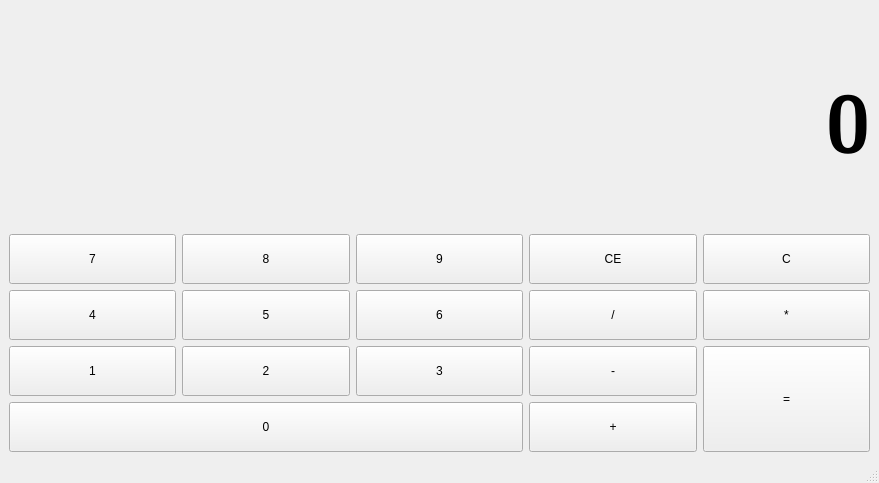
<?xml version="1.0" encoding="UTF-8"?>
<ui version="4.0">
 <class>MainWindow</class>
 <widget class="QMainWindow" name="MainWindow">
  <property name="geometry">
   <rect>
    <x>0</x>
    <y>0</y>
    <width>879</width>
    <height>483</height>
   </rect>
  </property>
  <property name="windowTitle">
   <string>MainWindow</string>
  </property>
  <widget class="QWidget" name="centralwidget">
   <layout class="QVBoxLayout" name="verticalLayout">
    <item>
     <widget class="QLabel" name="display_result">
      <property name="font">
       <font>
        <family>LM Sans 10</family>
        <pointsize>60</pointsize>
        <bold>true</bold>
        <kerning>true</kerning>
       </font>
      </property>
      <property name="text">
       <string>0</string>
      </property>
      <property name="alignment">
       <set>Qt::AlignmentFlag::AlignRight|Qt::AlignmentFlag::AlignTrailing|Qt::AlignmentFlag::AlignVCenter</set>
      </property>
      <property name="margin">
       <number>10</number>
      </property>
     </widget>
    </item>
    <item>
     <layout class="QGridLayout" name="gridLayout">
      <item row="4" column="2">
       <widget class="QPushButton" name="button_3">
        <property name="sizePolicy">
         <sizepolicy hsizetype="Preferred" vsizetype="Preferred">
          <horstretch>0</horstretch>
          <verstretch>0</verstretch>
         </sizepolicy>
        </property>
        <property name="text">
         <string>3</string>
        </property>
       </widget>
      </item>
      <item row="0" column="1">
       <widget class="QPushButton" name="button_8">
        <property name="sizePolicy">
         <sizepolicy hsizetype="Preferred" vsizetype="Preferred">
          <horstretch>0</horstretch>
          <verstretch>0</verstretch>
         </sizepolicy>
        </property>
        <property name="text">
         <string>8</string>
        </property>
        <property name="iconSize">
         <size>
          <width>16</width>
          <height>16</height>
         </size>
        </property>
       </widget>
      </item>
      <item row="3" column="3">
       <widget class="QPushButton" name="button_div">
        <property name="sizePolicy">
         <sizepolicy hsizetype="Preferred" vsizetype="Preferred">
          <horstretch>0</horstretch>
          <verstretch>0</verstretch>
         </sizepolicy>
        </property>
        <property name="text">
         <string>/</string>
        </property>
       </widget>
      </item>
      <item row="0" column="2">
       <widget class="QPushButton" name="button_9">
        <property name="sizePolicy">
         <sizepolicy hsizetype="Preferred" vsizetype="Preferred">
          <horstretch>0</horstretch>
          <verstretch>0</verstretch>
         </sizepolicy>
        </property>
        <property name="text">
         <string>9</string>
        </property>
        <property name="iconSize">
         <size>
          <width>16</width>
          <height>16</height>
         </size>
        </property>
       </widget>
      </item>
      <item row="0" column="0">
       <widget class="QPushButton" name="button_7">
        <property name="sizePolicy">
         <sizepolicy hsizetype="Preferred" vsizetype="Preferred">
          <horstretch>0</horstretch>
          <verstretch>0</verstretch>
         </sizepolicy>
        </property>
        <property name="text">
         <string>7</string>
        </property>
       </widget>
      </item>
      <item row="3" column="0">
       <widget class="QPushButton" name="button_4">
        <property name="sizePolicy">
         <sizepolicy hsizetype="Preferred" vsizetype="Preferred">
          <horstretch>0</horstretch>
          <verstretch>0</verstretch>
         </sizepolicy>
        </property>
        <property name="text">
         <string>4</string>
        </property>
       </widget>
      </item>
      <item row="0" column="3">
       <widget class="QPushButton" name="button_CE">
        <property name="sizePolicy">
         <sizepolicy hsizetype="Preferred" vsizetype="Preferred">
          <horstretch>0</horstretch>
          <verstretch>0</verstretch>
         </sizepolicy>
        </property>
        <property name="text">
         <string>CE</string>
        </property>
       </widget>
      </item>
      <item row="5" column="3">
       <widget class="QPushButton" name="button_add">
        <property name="sizePolicy">
         <sizepolicy hsizetype="Preferred" vsizetype="Preferred">
          <horstretch>0</horstretch>
          <verstretch>0</verstretch>
         </sizepolicy>
        </property>
        <property name="text">
         <string>+</string>
        </property>
       </widget>
      </item>
      <item row="0" column="4">
       <widget class="QPushButton" name="button_C">
        <property name="sizePolicy">
         <sizepolicy hsizetype="Preferred" vsizetype="Preferred">
          <horstretch>0</horstretch>
          <verstretch>0</verstretch>
         </sizepolicy>
        </property>
        <property name="text">
         <string>C</string>
        </property>
       </widget>
      </item>
      <item row="3" column="4">
       <widget class="QPushButton" name="button_mul">
        <property name="sizePolicy">
         <sizepolicy hsizetype="Preferred" vsizetype="Preferred">
          <horstretch>0</horstretch>
          <verstretch>0</verstretch>
         </sizepolicy>
        </property>
        <property name="text">
         <string>*</string>
        </property>
       </widget>
      </item>
      <item row="4" column="4" rowspan="2">
       <widget class="QPushButton" name="button_equal">
        <property name="sizePolicy">
         <sizepolicy hsizetype="Preferred" vsizetype="Preferred">
          <horstretch>0</horstretch>
          <verstretch>0</verstretch>
         </sizepolicy>
        </property>
        <property name="text">
         <string>=</string>
        </property>
        <property name="autoDefault">
         <bool>false</bool>
        </property>
       </widget>
      </item>
      <item row="3" column="2">
       <widget class="QPushButton" name="button_6">
        <property name="sizePolicy">
         <sizepolicy hsizetype="Preferred" vsizetype="Preferred">
          <horstretch>0</horstretch>
          <verstretch>0</verstretch>
         </sizepolicy>
        </property>
        <property name="text">
         <string>6</string>
        </property>
        <property name="iconSize">
         <size>
          <width>16</width>
          <height>16</height>
         </size>
        </property>
        <property name="checkable">
         <bool>false</bool>
        </property>
        <property name="default">
         <bool>false</bool>
        </property>
        <property name="flat">
         <bool>false</bool>
        </property>
       </widget>
      </item>
      <item row="4" column="3">
       <widget class="QPushButton" name="button_minus">
        <property name="sizePolicy">
         <sizepolicy hsizetype="Preferred" vsizetype="Preferred">
          <horstretch>0</horstretch>
          <verstretch>0</verstretch>
         </sizepolicy>
        </property>
        <property name="text">
         <string>-</string>
        </property>
       </widget>
      </item>
      <item row="4" column="0">
       <widget class="QPushButton" name="button_1">
        <property name="sizePolicy">
         <sizepolicy hsizetype="Preferred" vsizetype="Preferred">
          <horstretch>0</horstretch>
          <verstretch>0</verstretch>
         </sizepolicy>
        </property>
        <property name="text">
         <string>1</string>
        </property>
       </widget>
      </item>
      <item row="4" column="1">
       <widget class="QPushButton" name="button_2">
        <property name="sizePolicy">
         <sizepolicy hsizetype="Preferred" vsizetype="Preferred">
          <horstretch>0</horstretch>
          <verstretch>0</verstretch>
         </sizepolicy>
        </property>
        <property name="text">
         <string>2</string>
        </property>
        <property name="iconSize">
         <size>
          <width>16</width>
          <height>16</height>
         </size>
        </property>
       </widget>
      </item>
      <item row="3" column="1">
       <widget class="QPushButton" name="button_5">
        <property name="sizePolicy">
         <sizepolicy hsizetype="Preferred" vsizetype="Preferred">
          <horstretch>0</horstretch>
          <verstretch>0</verstretch>
         </sizepolicy>
        </property>
        <property name="text">
         <string>5</string>
        </property>
       </widget>
      </item>
      <item row="5" column="0" colspan="3">
       <widget class="QPushButton" name="button_0">
        <property name="sizePolicy">
         <sizepolicy hsizetype="Preferred" vsizetype="Preferred">
          <horstretch>0</horstretch>
          <verstretch>0</verstretch>
         </sizepolicy>
        </property>
        <property name="text">
         <string>0</string>
        </property>
       </widget>
      </item>
     </layout>
    </item>
   </layout>
  </widget>
  <widget class="QStatusBar" name="statusbar"/>
 </widget>
 <resources/>
 <connections/>
</ui>
